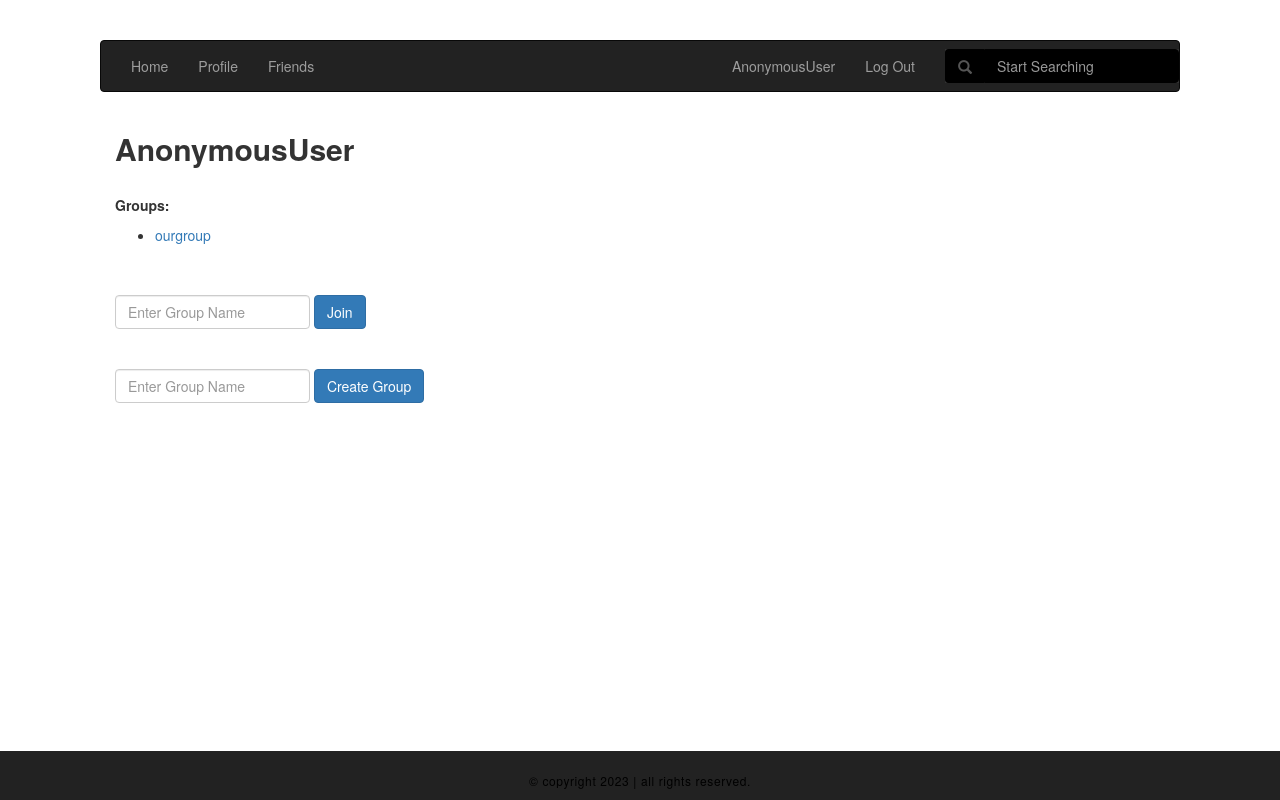
Before: /donia/groups/ with the older database file.
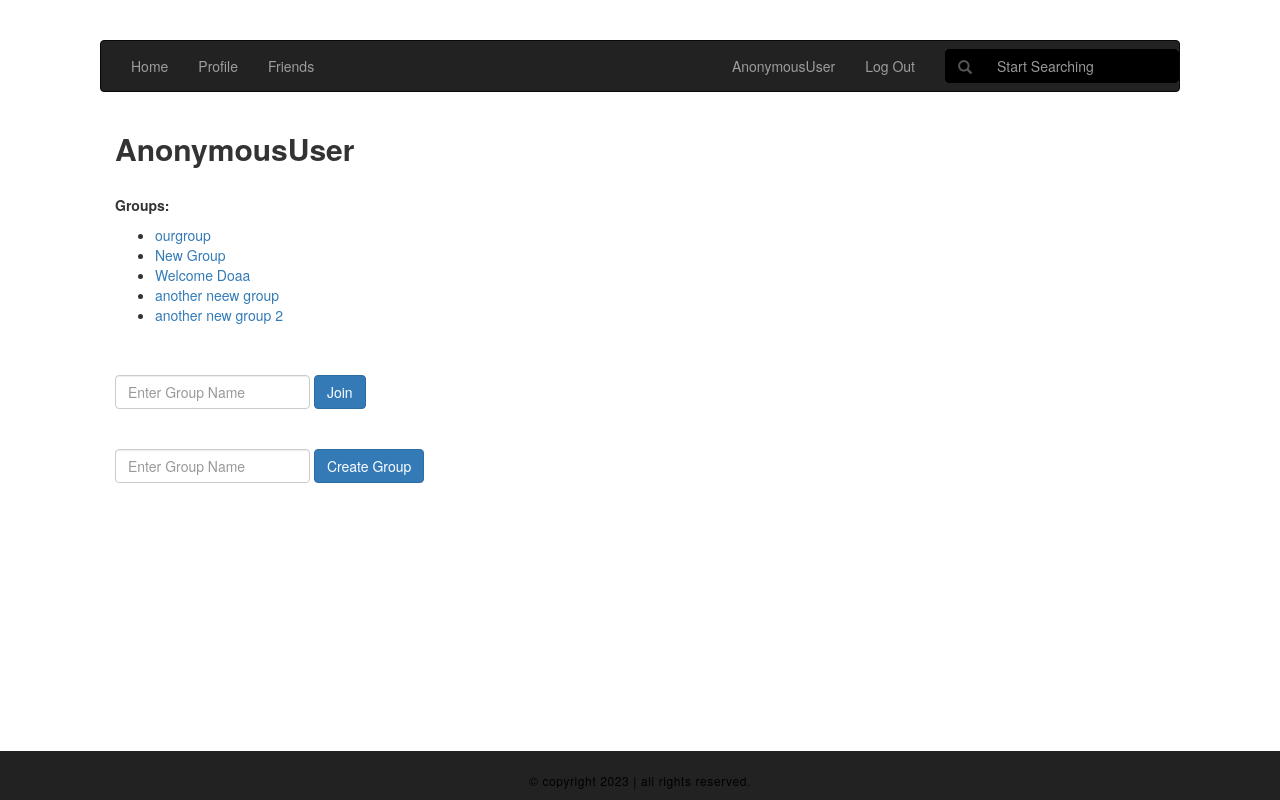
After: the same page with the newer database file.
### social_network/models.py (models this page shows)
class Group(models.Model):
    name = models.CharField(max_length=100, unique=True)
    users = models.ManyToManyField(CustomUser, related_name="my_groups")
    def __str__(self):
        return self.name

### social_network/views.py (the view)
# urls.py: url(r'^(?P<username>[\w.@+-]+)/groups/$', views.groupsview, name='groups'),
def groupsview(request, username):
    user = CustomUser.objects.get(username=username)
    groups = user.my_groups.all()
    return render(request, 'social_network/groups.html', {'groups': groups})

### social_network/templates/social_network/groups.html (shortened to what this page needs)
<!DOCTYPE html>
<html lang="en">
<head>
<link rel="stylesheet" href="https://cdnjs.cloudflare.com/ajax/libs/font-awesome/4.7.0/css/font-awesome.min.css">
<link rel="stylesheet" href="https://maxcdn.bootstrapcdn.com/bootstrap/3.3.7/css/bootstrap.min.css">
<link rel="stylesheet" href="https://maxcdn.bootstrapcdn.com/bootstrap/3.3.7/css/bootstrap.min.css">
</head>
<body>
<nav class="navbar navbar-inverse">
  <div class="container-fluid">
    <ul class="nav navbar-nav">
        <li ><a href="/"> Home</a></li>
      <li><a href="/{{user.username}}">Profile</a></li>
      <li><a href="/{{user.username}}/friends/">Friends</a></li>
    </ul>
    <ul class="nav navbar-nav navbar-right">
        <li><a href="/{{user.username}}">{{user}}</a></li>
        <li><a href="/logout/">Log Out</a></li>
        <form class="navbar-form navbar-right" method="get" action="/">
          <div class="form-group" style="background-color:#333;">
            <div class="input-group" >
                <div class="input-group-addon" style="background-color:black;border-color:black;">
                    <span class="glyphicon glyphicon-search"></span>
                </div>
                 <input type="text" name="search" class="form-control" placeholder="Start Searching" style="background-color:black;border-color:black;">
            </div>
          </div>
        </form>
    </ul>
  </div>
</nav>
<div class="container">
      <h2 class="card-title"><b>{{user}}</b></h4>
        <br>
<div class="card">
<p class="card-title" id='big_font'><b>Groups: </b></p>
<ul class="card-text">
    {% for group in groups%}
        <li><a href="/groups/{{ group.pk }}/">{{group}}</a></li>
    {% endfor %}
</ul>
</div>
<br>
<br>
<form method="post" action="{% url 'join_group' user.username %}" class="form-inline">
  <div class="form-group mx-sm-3 mb-2">
    <input type="text" class="form-control" name="group_name" placeholder="Enter Group Name">
  </div>
  <button type="submit" class="btn btn-primary mb-2">Join</button>
</form>
<br> <br>
<form method="post" action="{% url 'create_group' user.username %}" class="form-inline">
  <div class="form-group mx-sm-3 mb-2">
    <input type="text" class="form-control" name="group_name" placeholder="Enter Group Name">
  </div>
  <button type="submit" class="btn btn-primary mb-2">Create Group</button>
</form>
</div>
<br>
<br>
<div class="container-fluid" id="footer">
   <div>
     <p>
       &copy; copyright 2023 | all rights reserved.
     </p>
   </div>
 </div>
</body>
</html>

Changed rows visible on the page:
added Group: name "New Group"
added Group: name "Welcome Doaa"
added Group: name "another neew group"
added Group: name "another new group 2"
